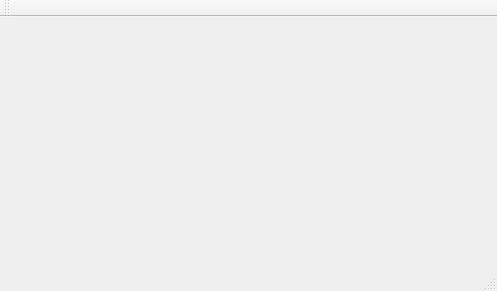
<?xml version="1.0" encoding="UTF-8"?>
<ui version="4.0">
 <class>MainWindow</class>
 <widget class="QMainWindow" name="MainWindow">
  <property name="geometry">
   <rect>
    <x>0</x>
    <y>0</y>
    <width>497</width>
    <height>291</height>
   </rect>
  </property>
  <property name="windowTitle">
   <string>MainWindow</string>
  </property>
  <widget class="QWidget" name="centralWidget"/>
  <widget class="QMenuBar" name="menuBar">
   <property name="geometry">
    <rect>
     <x>0</x>
     <y>0</y>
     <width>497</width>
     <height>21</height>
    </rect>
   </property>
  </widget>
  <widget class="QToolBar" name="mainToolBar">
   <attribute name="toolBarArea">
    <enum>TopToolBarArea</enum>
   </attribute>
   <attribute name="toolBarBreak">
    <bool>false</bool>
   </attribute>
  </widget>
  <widget class="QStatusBar" name="statusBar"/>
 </widget>
 <layoutdefault spacing="6" margin="11"/>
 <resources/>
 <connections/>
</ui>
